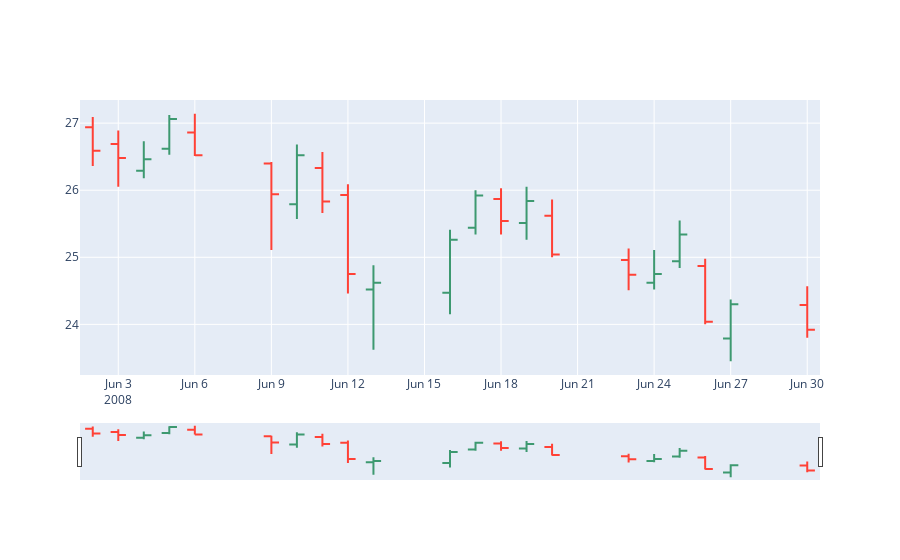

The code cell stored with this chart in its notebook:
### Code cell
rango_ohlc = go.Ohlc(x=df_mes.index,
                     open=df_mes['Open'],
                     high=df_mes['High'],
                     low=df_mes['Low'],
                     close=df_mes['Close'])

iplot([rango_ohlc])
